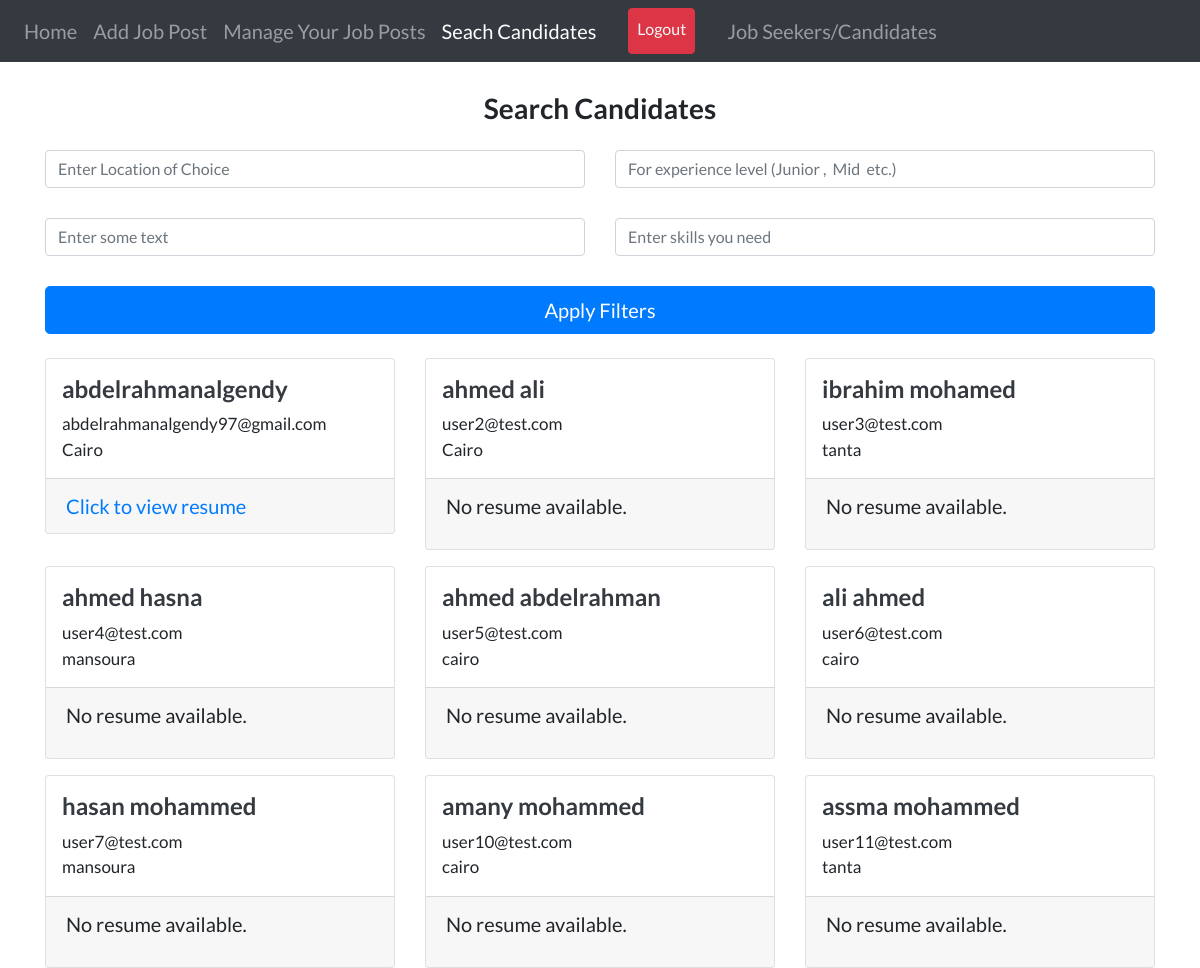
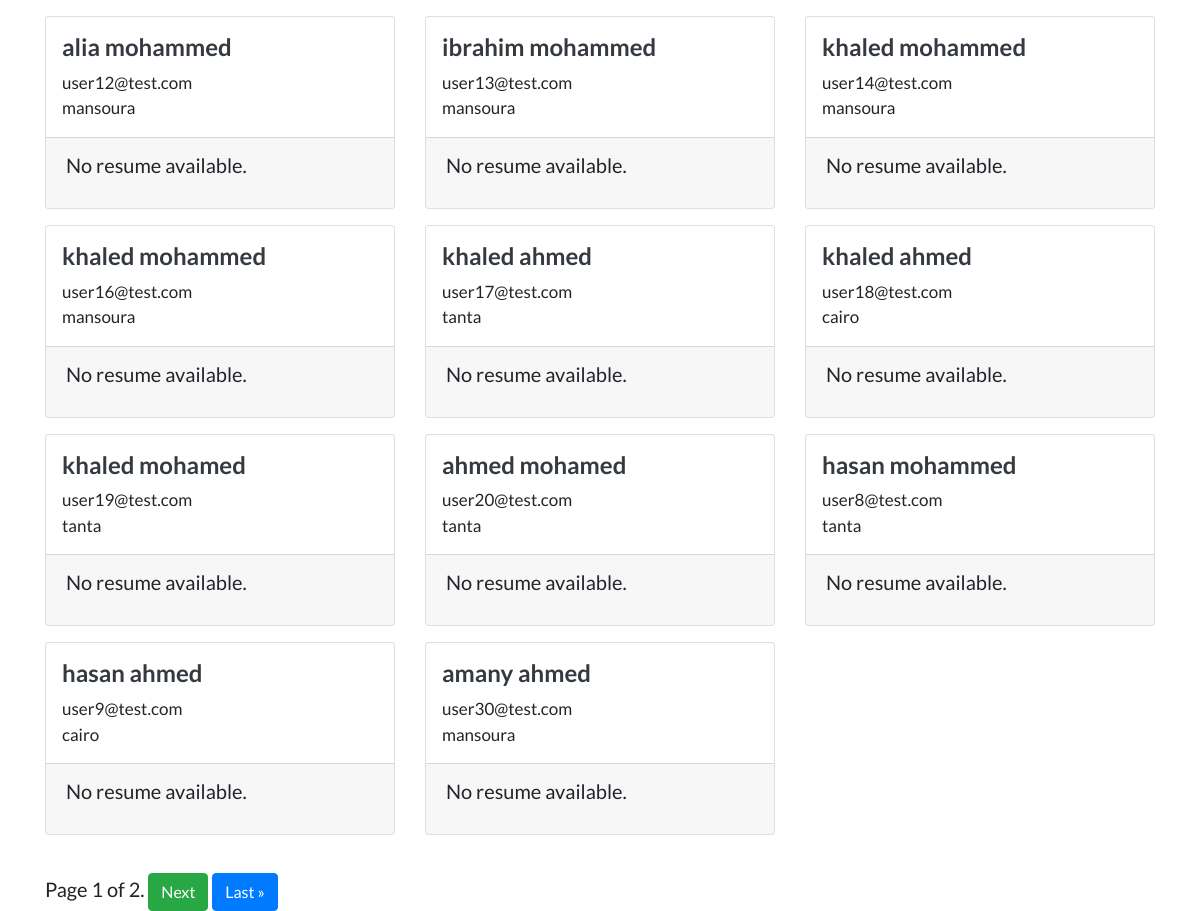
The page /hiring/candidate/search/ (signed in) on the database its author committed (2 pictures, top to bottom).
### Candidates/models.py (models this page shows)
class Profile(models.Model):
    user = models.OneToOneField(
        User, on_delete=models.CASCADE, primary_key=True, related_name='profile')
    location = models.CharField(max_length=255, null=True, blank=True)
    resume = models.FileField(upload_to='resumes', null=True, blank=True)
    grad_year = models.IntegerField(blank=True ,default=2000)
    looking_for = models.CharField(
        max_length=30, choices=CHOICES, default='Full Time', null=True)
    slug = AutoSlugField(populate_from='user', unique=True)
    hit_count_generic = GenericRelation(HitCount, object_id_field='object_pk',
     related_query_name='hit_count_generic_relation')
    def __str__(self):
        return self.slug

### users/models.py (models this page shows, shortened)
class User(AbstractUser):
    username = None
    email = models.EmailField(
        _("email address"),
        unique=True,
    )
    National_id = models.IntegerField(unique= True ,  null = True )
    title = models.CharField(max_length=255, null = True)
    full_name = models.CharField(max_length=200, null=True, blank=True)
    country = CountryField(null=True, blank=True)
    experience_level = models.CharField(
        max_length=30, choices=CHOICES, default='Senior', null=True)
    bio = models.TextField(null= True )
    objects = BlangoUserManager()
    USERNAME_FIELD = "email"
    REQUIRED_FIELDS = [ ]

### job/views.py (the view, shortened to what this page needs)
# urls.py: path('candidate/search/', views.search_candidates, name='search-candidates'),
@login_required
def search_candidates(request):
    profile_list = Profile.objects.all()
    profiles = []
    for profile in profile_list:
        if profile.user != request.user:
            profiles.append(profile)
    rec1 = request.GET.get('r')
    rec2 = request.GET.get('s')
    rec4 = request.GET.get('bio')
    rec3 = request.GET.get('sk')
    if rec1 == None or rec1== '' :
        li1 = Profile.objects.all()
    else:
        li1 = Profile.objects.filter(location__icontains=rec1)
    if rec2 == None or rec2=='':
        li2 = Profile.objects.all()
    if rec3 == None or rec3=="" :
        li3 = Profile.objects.all()
    else:
        print("112244", rec3)
        x = Skill.objects.filter(skill__icontains=rec3)
        li3 =[]
        for i in x.values() :
            li3.append(Profile.objects.get(user_id=i["user_id"] ) )
    if rec4 == None or rec4== '':
        li4= Profile.objects.all()
        print("6666666")
    print("1" ,li1)
    print("2" ,li2)
    print("3", li3)
    print("4" ,  li4)
    final = []
    profiles_final = []
    for i in li1:
        if i in li2 and  i in li3  and i  in  li4 :
            final.append(i)
    for i in final:
        if i in profiles:
            profiles_final.append(i)
    paginator = Paginator(profiles_final, 20)
    page_number = request.GET.get('page')
    page_obj = paginator.get_page(page_number)
    print("f",profiles_final)
    context = {
        'search_candidates_page': "active",
        'rec_navbar': 1,
        'profiles': page_obj,
    }
    return render(request, 'recruiters/candidate_search.html', context)

### job/templates/recruiters/candidate_search.html (shortened to what this page needs)
{% extends "users/layout.html" %} {% load static %} {% block content %}
<br />
<div>
  <h3 class="text-center">
    <b>Search Candidates</b>
  </h3>
  <form
    class="form-signin mt-4"
    action="{% url 'search-candidates' %}"
    method="get"
  >
    <div class="row">
      <div class="col-md-6">
        <input
          name="r"
          type="text"
          class="form-control"
          placeholder="Enter Location of Choice"
        /><br />
      </div>
      <div class="col-md-6">
        <input
          name="s"
          type="text"
          class="form-control"
          placeholder="For experience level (Junior ,  Mid  etc.)"
        /><br />
      </div>
      <div class="col-md-6">
        <input
          name="bio"
          type="text"
          class="form-control"
          placeholder="Enter some text "
        /><br />
      </div>
      <div class="col-md-6">
        <input
          name="sk"
          type="text"
          class="form-control"
          placeholder="Enter skills you need"
        /><br />
      </div>
    </div>
    <div class="form-group">
      <button class="btn btn-lg btn-primary btn-block" type="submit">
        Apply Filters
      </button>
    </div>
  </form>
  {% if profiles %}
  <div class="row">
    {% for profile in profiles %}
    <div class="col-md-4">
      <div class="card card-signin my-2">
        <span class="ml-3 mt-3">
          <a href="{% url 'profile-view' profile.slug %}">
            {% if profile.full_name %}
            <h4 class="text-dark">
              <b>{{profile.full_name}}</b>
            </h4>
            {% else %}
            <h4 class="text-dark">
              <b>{{profile.user.full_name}}</b>
            </h4>
            {% endif %}
          </a>
          <p style="font-size: 17px">
            {{profile.user.email}}<br />{% if profile.location %}
            {{profile.location}} {% else %} {{profile.user.country.name}} {% endif %}
          </p>
        </span>
        <div class="card-footer">
          {% if profile.resume %}
          <a href="{{ profile.resume.url }}">Click to view resume</a>
          {% else %}
          <p>No resume available.</p>
          {% endif %}
        </div>
      </div>
    </div>
    {% endfor %}
  </div>
  <br />
  <div class="pagination">
    <span class="step-links">
      <span class="current">
        Page {{ profiles.number }} of {{ profiles.paginator.num_pages }}.
      </span>
      {% if profiles.has_next %}
      <a
        class="btn btn-success"
        href="?page={{ profiles.next_page_number }}{% if request.GET.r %}&p={{ request.GET.r }}{% endif %}{% if request.GET.s %}&q={{ request.GET.s }}{% endif %}"
        >Next</a
      >
      <a
        class="btn btn-primary"
        href="?page={{ profiles.paginator.num_pages }}{% if request.GET.r %}&p={{ request.GET.r }}{% endif %}{% if request.GET.s %}&q={{ request.GET.s }}{% endif %}"
        >Last &raquo;</a
      >
      {% endif %}
    </span>
  </div>
  {% else %}
  <p class="text-center">No candidates found!</p>
  <br />
  {% endif %}
</div>
{% endblock content %}

### users/templates/users/layout.html (style rules this page uses)
body { font-family: "Lato"; font-size: 20px; }

### rows shown on the page
Profile: user.full_name "abdelrahmanalgendy", user.email "abdelrahmanalgendy97@gmail.com", location "Cairo"
Profile: user.full_name "ahmed ali", user.email "user2@test.com", location "Cairo", resume "No resume available."
Profile: user.full_name "ibrahim mohamed", user.email "user3@test.com", location "tanta", resume "No resume available."
Profile: user.full_name "ahmed hasna", user.email "user4@test.com", location "mansoura", resume "No resume available."
Profile: user.full_name "ahmed abdelrahman", user.email "user5@test.com", location "cairo", resume "No resume available."
Profile: user.full_name "ali ahmed", user.email "user6@test.com", location "cairo", resume "No resume available."
Profile: user.full_name "hasan mohammed", user.email "user7@test.com", location "mansoura", resume "No resume available."
Profile: user.full_name "amany mohammed", user.email "user10@test.com", location "cairo", resume "No resume available."
Profile: user.full_name "assma mohammed", user.email "user11@test.com", location "tanta", resume "No resume available."
Profile: user.full_name "alia mohammed", user.email "user12@test.com", location "mansoura", resume "No resume available."
Profile: user.full_name "ibrahim mohammed", user.email "user13@test.com", location "mansoura", resume "No resume available."
Profile: user.full_name "khaled mohammed", user.email "user14@test.com", location "mansoura", resume "No resume available."
Profile: user.full_name "khaled mohammed", user.email "user16@test.com", location "mansoura", resume "No resume available."
Profile: user.full_name "khaled ahmed", user.email "user17@test.com", location "tanta", resume "No resume available."
Profile: user.full_name "khaled ahmed", user.email "user18@test.com", location "cairo", resume "No resume available."
Profile: user.full_name "khaled mohamed", user.email "user19@test.com", location "tanta", resume "No resume available."
Profile: user.full_name "ahmed mohamed", user.email "user20@test.com", location "tanta", resume "No resume available."
Profile: user.full_name "hasan mohammed", user.email "user8@test.com", location "tanta", resume "No resume available."
Profile: user.full_name "hasan ahmed", user.email "user9@test.com", location "cairo", resume "No resume available."
Profile: user.full_name "amany ahmed", user.email "user30@test.com", location "mansoura", resume "No resume available."

### other values the page prints
{{ profiles.number }} "1"
{{ profiles.paginator.num_pages }} "2"
